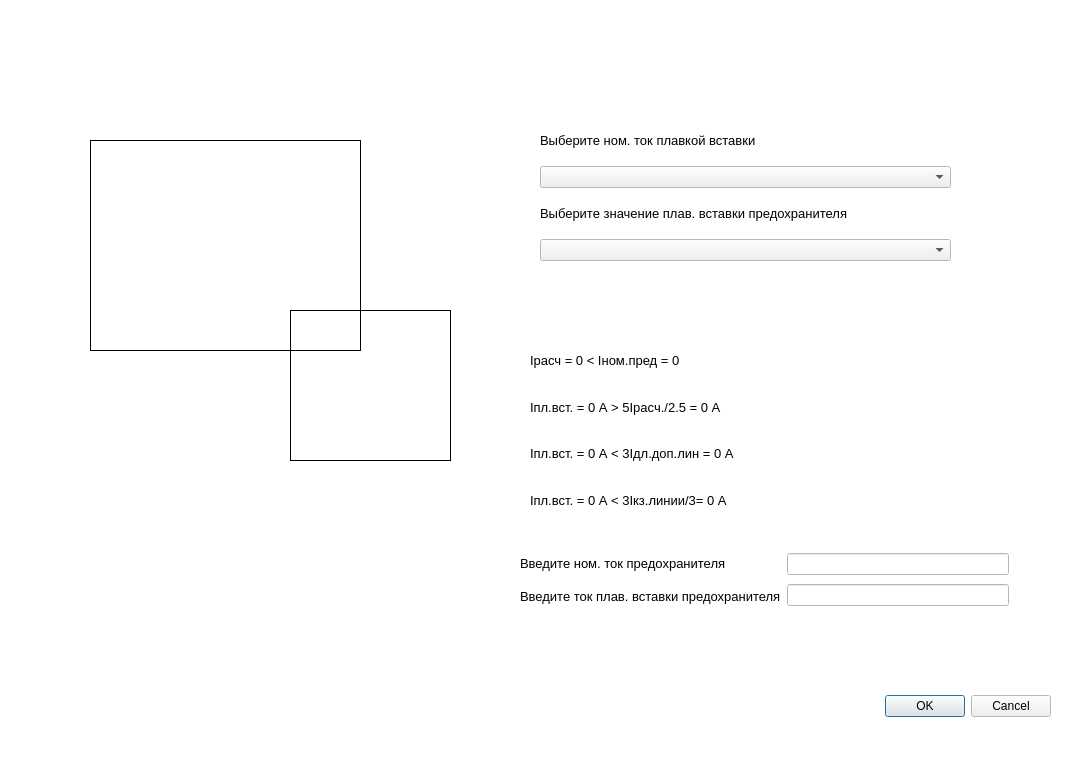
<?xml version="1.0" encoding="UTF-8"?>
<ui version="4.0">
 <class>Dialog</class>
 <widget class="QDialog" name="Dialog">
  <property name="geometry">
   <rect>
    <x>0</x>
    <y>0</y>
    <width>1091</width>
    <height>760</height>
   </rect>
  </property>
  <property name="palette">
   <palette>
    <active>
     <colorrole role="Base">
      <brush brushstyle="SolidPattern">
       <color alpha="255">
        <red>255</red>
        <green>255</green>
        <blue>255</blue>
       </color>
      </brush>
     </colorrole>
     <colorrole role="Window">
      <brush brushstyle="SolidPattern">
       <color alpha="255">
        <red>255</red>
        <green>255</green>
        <blue>255</blue>
       </color>
      </brush>
     </colorrole>
    </active>
    <inactive>
     <colorrole role="Base">
      <brush brushstyle="SolidPattern">
       <color alpha="255">
        <red>255</red>
        <green>255</green>
        <blue>255</blue>
       </color>
      </brush>
     </colorrole>
     <colorrole role="Window">
      <brush brushstyle="SolidPattern">
       <color alpha="255">
        <red>255</red>
        <green>255</green>
        <blue>255</blue>
       </color>
      </brush>
     </colorrole>
    </inactive>
    <disabled>
     <colorrole role="Base">
      <brush brushstyle="SolidPattern">
       <color alpha="255">
        <red>255</red>
        <green>255</green>
        <blue>255</blue>
       </color>
      </brush>
     </colorrole>
     <colorrole role="Window">
      <brush brushstyle="SolidPattern">
       <color alpha="255">
        <red>255</red>
        <green>255</green>
        <blue>255</blue>
       </color>
      </brush>
     </colorrole>
    </disabled>
   </palette>
  </property>
  <property name="windowTitle">
   <string>Dialog</string>
  </property>
  <widget class="QDialogButtonBox" name="buttonBox">
   <property name="geometry">
    <rect>
     <x>710</x>
     <y>690</y>
     <width>341</width>
     <height>32</height>
    </rect>
   </property>
   <property name="orientation">
    <enum>Qt::Horizontal</enum>
   </property>
   <property name="standardButtons">
    <set>QDialogButtonBox::Cancel|QDialogButtonBox::Ok</set>
   </property>
  </widget>
  <widget class="QLabel" name="Text">
   <property name="geometry">
    <rect>
     <x>90</x>
     <y>40</y>
     <width>441</width>
     <height>51</height>
    </rect>
   </property>
   <property name="font">
    <font>
     <pointsize>12</pointsize>
    </font>
   </property>
   <property name="text">
    <string/>
   </property>
  </widget>
  <widget class="QLabel" name="ImageFuse">
   <property name="geometry">
    <rect>
     <x>90</x>
     <y>140</y>
     <width>271</width>
     <height>211</height>
    </rect>
   </property>
   <property name="frameShape">
    <enum>QFrame::Box</enum>
   </property>
   <property name="text">
    <string/>
   </property>
   <property name="scaledContents">
    <bool>true</bool>
   </property>
   <property name="alignment">
    <set>Qt::AlignLeading|Qt::AlignLeft|Qt::AlignVCenter</set>
   </property>
  </widget>
  <widget class="QWidget" name="layoutWidget">
   <property name="geometry">
    <rect>
     <x>540</x>
     <y>120</y>
     <width>411</width>
     <height>141</height>
    </rect>
   </property>
   <layout class="QVBoxLayout" name="verticalLayout">
    <item>
     <widget class="QLabel" name="label_3">
      <property name="font">
       <font>
        <pointsize>10</pointsize>
       </font>
      </property>
      <property name="text">
       <string>Выберите ном. ток плавкой вставки</string>
      </property>
     </widget>
    </item>
    <item>
     <widget class="QComboBox" name="FusesBox"/>
    </item>
    <item>
     <widget class="QLabel" name="label_4">
      <property name="font">
       <font>
        <pointsize>10</pointsize>
       </font>
      </property>
      <property name="text">
       <string>Выберите значение плав. вставки предохранителя</string>
      </property>
     </widget>
    </item>
    <item>
     <widget class="QComboBox" name="MeltBox"/>
    </item>
   </layout>
  </widget>
  <widget class="QWidget" name="layoutWidget">
   <property name="geometry">
    <rect>
     <x>530</x>
     <y>340</y>
     <width>511</width>
     <height>181</height>
    </rect>
   </property>
   <layout class="QHBoxLayout" name="horizontalLayout">
    <item>
     <layout class="QVBoxLayout" name="verticalLayout_2">
      <item>
       <widget class="QLabel" name="conditionInom">
        <property name="font">
         <font>
          <pointsize>10</pointsize>
         </font>
        </property>
        <property name="text">
         <string>Iрасч = 0 &lt; Iном.пред = 0</string>
        </property>
       </widget>
      </item>
      <item>
       <widget class="QLabel" name="condIcalc">
        <property name="font">
         <font>
          <pointsize>10</pointsize>
         </font>
        </property>
        <property name="text">
         <string>Iпл.вст. = 0 А &gt; 5Ipacч./2.5 = 0 А</string>
        </property>
       </widget>
      </item>
      <item>
       <widget class="QLabel" name="condIlong">
        <property name="font">
         <font>
          <pointsize>10</pointsize>
         </font>
        </property>
        <property name="text">
         <string>Iпл.вст. = 0 А &lt; 3Iдл.доп.лин = 0 А</string>
        </property>
       </widget>
      </item>
      <item>
       <widget class="QLabel" name="condIsc">
        <property name="font">
         <font>
          <pointsize>10</pointsize>
         </font>
        </property>
        <property name="text">
         <string>Iпл.вст. = 0 А &lt; 3Iкз.линии/3= 0 А</string>
        </property>
       </widget>
      </item>
     </layout>
    </item>
    <item>
     <layout class="QVBoxLayout" name="verticalLayout_3">
      <item>
       <widget class="QLabel" name="cond1">
        <property name="text">
         <string/>
        </property>
        <property name="pixmap">
         <pixmap resource="rs.qrc">:/Resources/Icon/warning4.png</pixmap>
        </property>
       </widget>
      </item>
      <item>
       <widget class="QLabel" name="cond2">
        <property name="text">
         <string/>
        </property>
        <property name="pixmap">
         <pixmap resource="rs.qrc">:/Resources/Icon/warning4.png</pixmap>
        </property>
       </widget>
      </item>
      <item>
       <widget class="QLabel" name="cond3">
        <property name="text">
         <string/>
        </property>
        <property name="pixmap">
         <pixmap resource="rs.qrc">:/Resources/Icon/warning4.png</pixmap>
        </property>
       </widget>
      </item>
      <item>
       <widget class="QLabel" name="cond4">
        <property name="text">
         <string/>
        </property>
        <property name="pixmap">
         <pixmap resource="rs.qrc">:/Resources/Icon/warning4.png</pixmap>
        </property>
       </widget>
      </item>
     </layout>
    </item>
   </layout>
  </widget>
  <widget class="QLabel" name="ImageMelt">
   <property name="geometry">
    <rect>
     <x>290</x>
     <y>310</y>
     <width>161</width>
     <height>151</height>
    </rect>
   </property>
   <property name="frameShape">
    <enum>QFrame::Box</enum>
   </property>
   <property name="text">
    <string/>
   </property>
   <property name="scaledContents">
    <bool>true</bool>
   </property>
  </widget>
  <widget class="QWidget" name="layoutWidget">
   <property name="geometry">
    <rect>
     <x>520</x>
     <y>550</y>
     <width>489</width>
     <height>59</height>
    </rect>
   </property>
   <layout class="QHBoxLayout" name="horizontalLayout_2">
    <item>
     <layout class="QVBoxLayout" name="verticalLayout_5">
      <item>
       <widget class="QLabel" name="InputIFUse">
        <property name="font">
         <font>
          <pointsize>10</pointsize>
         </font>
        </property>
        <property name="text">
         <string>Введите ном. ток предохранителя</string>
        </property>
       </widget>
      </item>
      <item>
       <widget class="QLabel" name="InputIMelt">
        <property name="font">
         <font>
          <pointsize>10</pointsize>
         </font>
        </property>
        <property name="text">
         <string>Введите ток плав. вставки предохранителя</string>
        </property>
       </widget>
      </item>
     </layout>
    </item>
    <item>
     <layout class="QVBoxLayout" name="verticalLayout_4">
      <item>
       <widget class="QLineEdit" name="FuseEdite"/>
      </item>
      <item>
       <widget class="QLineEdit" name="MeltEdit"/>
      </item>
     </layout>
    </item>
   </layout>
  </widget>
 </widget>
 <resources>
  <include location="rs.qrc"/>
 </resources>
 <connections>
  <connection>
   <sender>buttonBox</sender>
   <signal>accepted()</signal>
   <receiver>Dialog</receiver>
   <slot>accept()</slot>
   <hints>
    <hint type="sourcelabel">
     <x>248</x>
     <y>254</y>
    </hint>
    <hint type="destinationlabel">
     <x>157</x>
     <y>274</y>
    </hint>
   </hints>
  </connection>
  <connection>
   <sender>buttonBox</sender>
   <signal>rejected()</signal>
   <receiver>Dialog</receiver>
   <slot>reject()</slot>
   <hints>
    <hint type="sourcelabel">
     <x>316</x>
     <y>260</y>
    </hint>
    <hint type="destinationlabel">
     <x>286</x>
     <y>274</y>
    </hint>
   </hints>
  </connection>
 </connections>
</ui>
